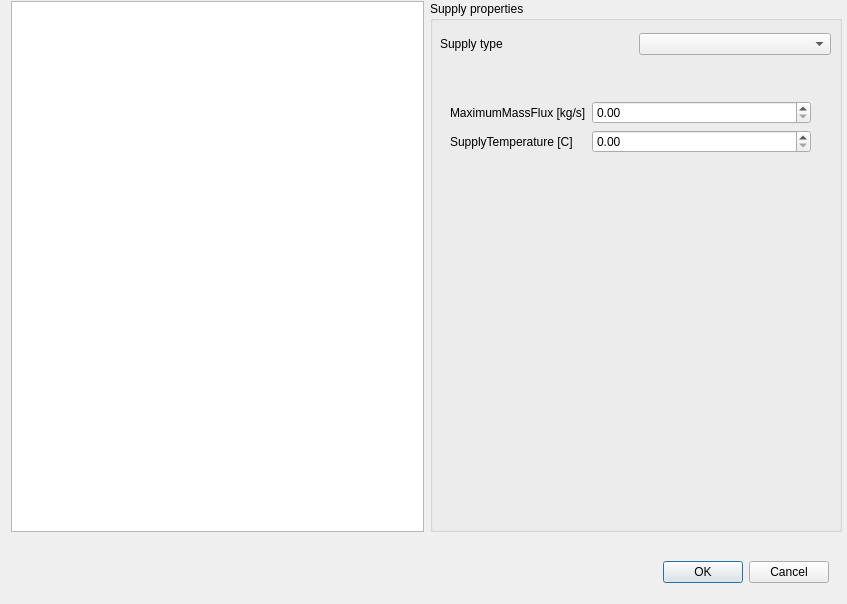
<?xml version="1.0" encoding="UTF-8"?>
<ui version="4.0">
 <class>SVExternalSupplySelectionDialog</class>
 <widget class="QDialog" name="SVExternalSupplySelectionDialog">
  <property name="geometry">
   <rect>
    <x>0</x>
    <y>0</y>
    <width>847</width>
    <height>604</height>
   </rect>
  </property>
  <property name="windowTitle">
   <string>Select supply</string>
  </property>
  <widget class="QDialogButtonBox" name="buttonBox">
   <property name="geometry">
    <rect>
     <x>640</x>
     <y>560</y>
     <width>189</width>
     <height>25</height>
    </rect>
   </property>
   <property name="orientation">
    <enum>Qt::Horizontal</enum>
   </property>
   <property name="standardButtons">
    <set>QDialogButtonBox::Cancel|QDialogButtonBox::Ok</set>
   </property>
  </widget>
  <widget class="QWidget" name="layoutWidget">
   <property name="geometry">
    <rect>
     <x>11</x>
     <y>1</y>
     <width>831</width>
     <height>531</height>
    </rect>
   </property>
   <layout class="QGridLayout" name="gridLayout">
    <item row="0" column="1">
     <widget class="QGroupBox" name="groupBox">
      <property name="sizePolicy">
       <sizepolicy hsizetype="Expanding" vsizetype="Preferred">
        <horstretch>0</horstretch>
        <verstretch>0</verstretch>
       </sizepolicy>
      </property>
      <property name="title">
       <string>Supply properties</string>
      </property>
      <widget class="QWidget" name="layoutWidget">
       <property name="geometry">
        <rect>
         <x>10</x>
         <y>30</y>
         <width>391</width>
         <height>27</height>
        </rect>
       </property>
       <layout class="QGridLayout" name="gridLayout_2">
        <item row="0" column="0">
         <widget class="QLabel" name="label">
          <property name="text">
           <string>Supply type</string>
          </property>
         </widget>
        </item>
        <item row="0" column="1">
         <widget class="QComboBox" name="comboBoxSupplyType"/>
        </item>
       </layout>
      </widget>
      <widget class="QStackedWidget" name="stackedWidgetSupply">
       <property name="geometry">
        <rect>
         <x>20</x>
         <y>70</y>
         <width>371</width>
         <height>431</height>
        </rect>
       </property>
       <property name="currentIndex">
        <number>0</number>
       </property>
       <widget class="QWidget" name="pageStandAlone">
        <widget class="QWidget" name="layoutWidget">
         <property name="geometry">
          <rect>
           <x>0</x>
           <y>30</y>
           <width>361</width>
           <height>60</height>
          </rect>
         </property>
         <layout class="QFormLayout" name="formLayout">
          <item row="0" column="0">
           <widget class="QLabel" name="label_2">
            <property name="text">
             <string>MaximumMassFlux [kg/s]</string>
            </property>
           </widget>
          </item>
          <item row="0" column="1">
           <widget class="QDoubleSpinBox" name="doubleSpinBoxMaxMassFlux"/>
          </item>
          <item row="1" column="0">
           <widget class="QLabel" name="label_3">
            <property name="text">
             <string>SupplyTemperature [C]</string>
            </property>
           </widget>
          </item>
          <item row="1" column="1">
           <widget class="QDoubleSpinBox" name="doubleSpinBoxSupplyTemp"/>
          </item>
         </layout>
        </widget>
       </widget>
       <widget class="QWidget" name="pageDatabaseFMU"/>
       <widget class="QWidget" name="pageUserDefinedFMU">
        <widget class="QPushButton" name="pushButtonFMUPath">
         <property name="geometry">
          <rect>
           <x>0</x>
           <y>60</y>
           <width>361</width>
           <height>25</height>
          </rect>
         </property>
         <property name="text">
          <string>Search FMU path</string>
         </property>
        </widget>
        <widget class="QWidget" name="layoutWidget">
         <property name="geometry">
          <rect>
           <x>0</x>
           <y>110</y>
           <width>361</width>
           <height>71</height>
          </rect>
         </property>
         <layout class="QFormLayout" name="formLayout_2">
          <item row="0" column="1">
           <widget class="QDoubleSpinBox" name="doubleSpinBoxMaxMassFluxFMU"/>
          </item>
          <item row="1" column="0">
           <widget class="QLabel" name="label_5">
            <property name="text">
             <string>HeatingPowerFMU [kW]</string>
            </property>
           </widget>
          </item>
          <item row="1" column="1">
           <widget class="QDoubleSpinBox" name="doubleSpinBoxHeatingPowerFMU"/>
          </item>
          <item row="0" column="0">
           <widget class="QLabel" name="label_4">
            <property name="text">
             <string>MaximumMassFluxFMU [kg/s]</string>
            </property>
           </widget>
          </item>
         </layout>
        </widget>
        <widget class="QWidget" name="layoutWidget">
         <property name="geometry">
          <rect>
           <x>0</x>
           <y>30</y>
           <width>361</width>
           <height>27</height>
          </rect>
         </property>
         <layout class="QFormLayout" name="formLayout_3">
          <item row="0" column="0">
           <widget class="QLabel" name="label_6">
            <property name="text">
             <string>Supply FMU</string>
            </property>
           </widget>
          </item>
          <item row="0" column="1">
           <widget class="QLineEdit" name="lineEditSupplyFMUName"/>
          </item>
         </layout>
        </widget>
       </widget>
       <widget class="QWidget" name="pageEmpty"/>
      </widget>
     </widget>
    </item>
    <item row="0" column="0">
     <widget class="QListWidget" name="listWidgetSupply"/>
    </item>
   </layout>
  </widget>
 </widget>
 <resources/>
 <connections>
  <connection>
   <sender>buttonBox</sender>
   <signal>accepted()</signal>
   <receiver>SVExternalSupplySelectionDialog</receiver>
   <slot>accept()</slot>
   <hints>
    <hint type="sourcelabel">
     <x>227</x>
     <y>382</y>
    </hint>
    <hint type="destinationlabel">
     <x>157</x>
     <y>274</y>
    </hint>
   </hints>
  </connection>
  <connection>
   <sender>buttonBox</sender>
   <signal>rejected()</signal>
   <receiver>SVExternalSupplySelectionDialog</receiver>
   <slot>reject()</slot>
   <hints>
    <hint type="sourcelabel">
     <x>295</x>
     <y>388</y>
    </hint>
    <hint type="destinationlabel">
     <x>286</x>
     <y>274</y>
    </hint>
   </hints>
  </connection>
 </connections>
</ui>
